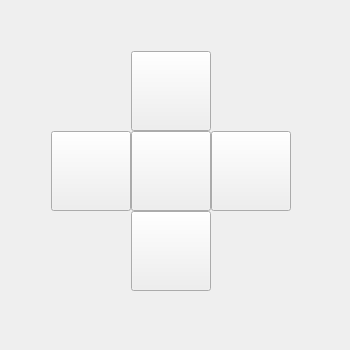
<?xml version="1.0" encoding="UTF-8"?>
<ui version="4.0">
 <class>PhoneView</class>
 <widget class="QWidget" name="PhoneView">
  <property name="geometry">
   <rect>
    <x>0</x>
    <y>0</y>
    <width>350</width>
    <height>350</height>
   </rect>
  </property>
  <property name="windowTitle">
   <string>PhoneView</string>
  </property>
  <property name="styleSheet">
   <string notr="true"/>
  </property>
  <layout class="QVBoxLayout" name="verticalLayout">
   <item>
    <widget class="QWidget" name="widget" native="true">
     <property name="minimumSize">
      <size>
       <width>0</width>
       <height>0</height>
      </size>
     </property>
     <widget class="QPushButton" name="callButton">
      <property name="geometry">
       <rect>
        <x>120</x>
        <y>40</y>
        <width>80</width>
        <height>80</height>
       </rect>
      </property>
      <property name="minimumSize">
       <size>
        <width>80</width>
        <height>80</height>
       </size>
      </property>
      <property name="maximumSize">
       <size>
        <width>80</width>
        <height>80</height>
       </size>
      </property>
      <property name="focusPolicy">
       <enum>Qt::NoFocus</enum>
      </property>
      <property name="text">
       <string/>
      </property>
     </widget>
     <widget class="QPushButton" name="userSetButton">
      <property name="geometry">
       <rect>
        <x>40</x>
        <y>120</y>
        <width>80</width>
        <height>80</height>
       </rect>
      </property>
      <property name="minimumSize">
       <size>
        <width>80</width>
        <height>80</height>
       </size>
      </property>
      <property name="maximumSize">
       <size>
        <width>80</width>
        <height>80</height>
       </size>
      </property>
      <property name="focusPolicy">
       <enum>Qt::NoFocus</enum>
      </property>
      <property name="text">
       <string/>
      </property>
     </widget>
     <widget class="QPushButton" name="contactsButton">
      <property name="geometry">
       <rect>
        <x>120</x>
        <y>200</y>
        <width>80</width>
        <height>80</height>
       </rect>
      </property>
      <property name="minimumSize">
       <size>
        <width>80</width>
        <height>80</height>
       </size>
      </property>
      <property name="maximumSize">
       <size>
        <width>80</width>
        <height>80</height>
       </size>
      </property>
      <property name="focusPolicy">
       <enum>Qt::NoFocus</enum>
      </property>
      <property name="text">
       <string/>
      </property>
     </widget>
     <widget class="QPushButton" name="messageButton">
      <property name="geometry">
       <rect>
        <x>200</x>
        <y>120</y>
        <width>80</width>
        <height>80</height>
       </rect>
      </property>
      <property name="minimumSize">
       <size>
        <width>80</width>
        <height>80</height>
       </size>
      </property>
      <property name="maximumSize">
       <size>
        <width>80</width>
        <height>80</height>
       </size>
      </property>
      <property name="focusPolicy">
       <enum>Qt::NoFocus</enum>
      </property>
      <property name="text">
       <string/>
      </property>
     </widget>
     <widget class="QPushButton" name="msgBookButton">
      <property name="geometry">
       <rect>
        <x>120</x>
        <y>120</y>
        <width>80</width>
        <height>80</height>
       </rect>
      </property>
      <property name="minimumSize">
       <size>
        <width>80</width>
        <height>80</height>
       </size>
      </property>
      <property name="maximumSize">
       <size>
        <width>80</width>
        <height>80</height>
       </size>
      </property>
      <property name="focusPolicy">
       <enum>Qt::NoFocus</enum>
      </property>
      <property name="text">
       <string/>
      </property>
     </widget>
    </widget>
   </item>
  </layout>
 </widget>
 <resources/>
 <connections/>
</ui>
